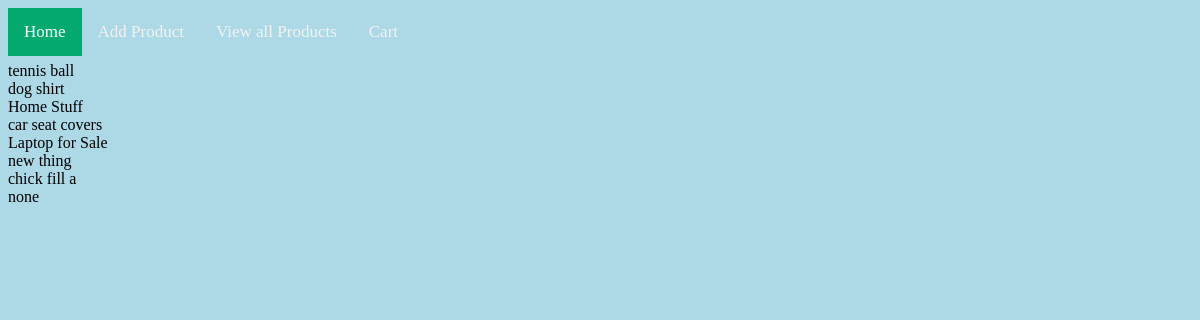
The app's page /product_page/ with its own data.
### website_app/models.py (models this page shows, shortened)
class Products(models.Model):
    name = models.CharField(max_length=250, blank=False, null=False, default='none')
    tagline = models.CharField(max_length=250, null=True, blank=True)
    price = models.DecimalField(max_digits=6, decimal_places=2, null=True, blank=True)
    category = models.ForeignKey("Category", on_delete=models.CASCADE, blank=True)
    description = models.CharField(max_length=250, null=True, blank=False)
    product_image = models.ImageField(null=True, blank=True, upload_to='media/images/', default='media/images/tennisball.jpg')

### website_app/views.py (the view)
# urls.py: path('product_page/',views.product_page, name='all products'),
def product_page(request):
    product = Products.objects.all()
    return render (request, 'product_page.html',{'product': product})

### template/product_page.html (shortened to what this page needs)
<!DOCTYPE html>
<html lang="en">
<head>
    {%include 'nav_bar.html'%}
    <br>
</head>
<body>
<br>
<br>
{% for item in product %}
{{item.name}}<br>
{% endfor %}
</body>

### template/product_page.html (style rules this page uses)
body { background-color: lightblue; }

### records on screen
Products: name "tennis ball"
Products: name "dog shirt"
Products: name "Home Stuff"
Products: name "car seat covers"
Products: name "Laptop for Sale"
Products: name "new thing"
Products: name "chick fill a"
Products: name "none"
